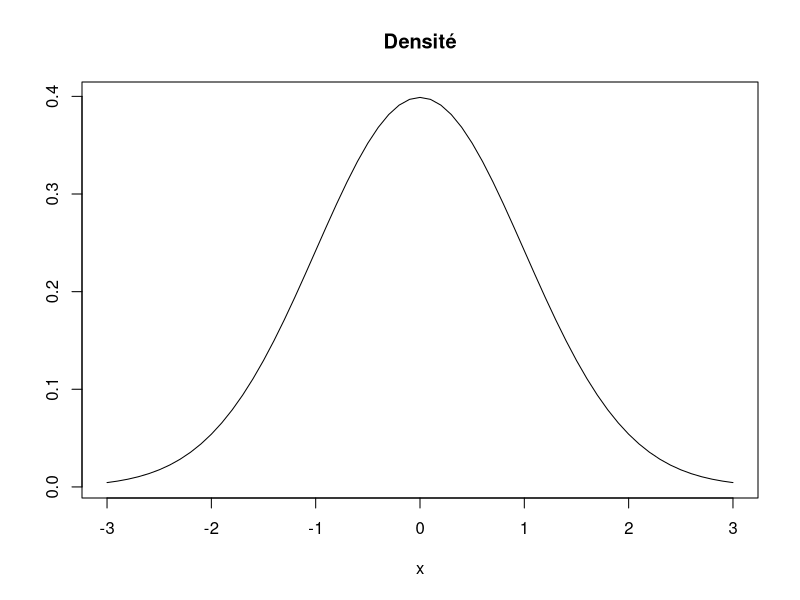

Write R code to recreate this figure.
# T'as cru que t'allais trouver quelque chose ici ? Bah non j'ai pas sauvegardé et voilà comment ça s'est fini.

qnorm(0.975)
dnorm(0)
pnorm(1.96)
rnorm(20)
rnorm(10,mean=5,sd=0.5)
x=seq(-3,3,0.1)
xout=seq(-3,3,length.out=100)
pdf=dnorm(x)
plot(x,pdf,type="l",main="Densité",ylab="")